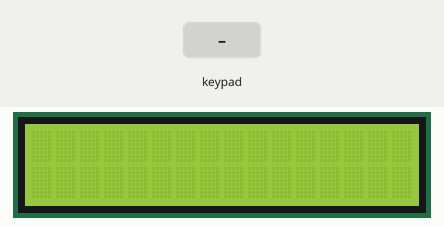
Recording of a sketch running on a simulated Arduino Mega 2560, built with avr-gcc and run on an emulated ATmega2560. On the bench: 16×2 character LCD. Inputs (shaded band) come from the test bench.

Above: at 1.2 s.
1.3 s: keypad keys 7 + 5 = pressed 0.4 s apart
At 3.4 s:
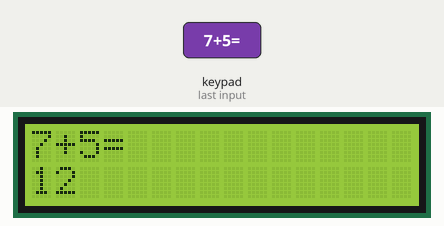
4.4 s: key '/' pressed
5.9 s: keypad keys 6 * 7 = pressed 0.4 s apart
At 8.3 s:
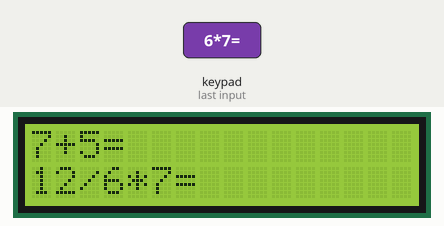
9.0 s: key '7' pressed
At 9.8 s:
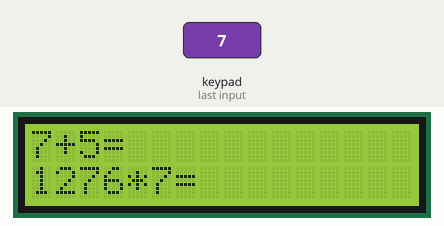
10.5 s: keypad keys 3 1 3 3 3 5 3 7 * pressed 0.4 s apart
At 14.6 s:
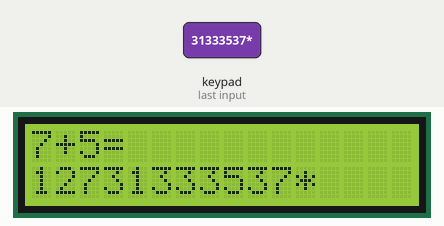
15.6 s: key '*' pressed
At 16.1 s:
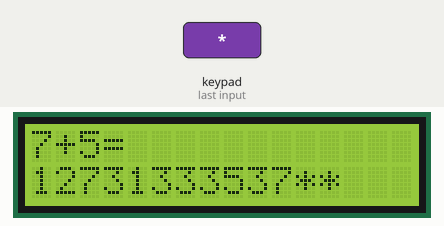
Timing chart, 0 to 18.1 s (numbered marks = the images above; inputs shaded):
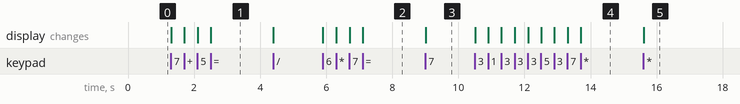

Measured:
- after the input at 1.3 s, the display: first changes at once (image 1 shows a later state)
- after the input at 5.9 s, the display: first changes at once (image 2 shows a later state)
- after the input at 9.0 s, the display: changes at once (image 3)
- after the input at 10.5 s, the display: first changes at once (image 4 shows a later state)
- after the input at 15.6 s, the display: changes at once (image 5)

The sketch:

new_1.ino
```cpp
#include <LiquidCrystal.h>
#include <Keypad.h>

const byte ROWS = 4;
const byte COLS = 4;
char keys[ROWS][COLS] = {
  {'7', '8', '9', '/'},
  {'4', '5', '6', '*'},
  {'1', '2', '3', '-'},
  {'o', '0', '=', '+'}
};
byte rowPins[ROWS] = {31, 33, 35, 37}; //connect to the row pinouts of the keypad
byte colPins[COLS] = {23, 25, 27, 29}; //connect to the column pinouts of the keypad

const int rs = 13, en = 12, d4 = 8, d5 = 9, d6 = 10, d7 = 11;

Keypad keypad = Keypad( makeKeymap(keys), rowPins, colPins, ROWS, COLS );
LiquidCrystal lcd(rs, en, d4, d5, d6, d7);

String op1, op2;
char op;
boolean op_entered = false;

void setup() {
  lcd.begin(16, 2);
  lcd.clear();
  lcd.setCursor(0, 0);
}

void loop() {
  char key = keypad.getKey();
  if (key) {
    lcd.print(key);
    if (key == 'o')
    {
      op1 = "";
      op2 = "";
      op_entered = false;
      lcd.clear();
      lcd.setCursor(0, 0);
    }
    else if (key == '=')
    {
      int a = op1.toInt();
      int b = op2.toInt();
      lcd.setCursor(0, 1);
      switch (op)
      {
        case '+':
          lcd.print(a + b);
          break;
        case '-':
          lcd.print(a - b);
          break;
        case '*':
          lcd.print(a * b);
          break;
        case '/':
          lcd.print((float)a / b);
          break;
      }
    }
    else if (!op_entered && (key == '+' || key == '-' || key == '*' || key == '/'))
    {
      op = key;
      op_entered = true;
    }
    else if (! op_entered)
    {
      op1 += key;
    }
    else
    {
      op2 += key;
    }
  }
}
```
